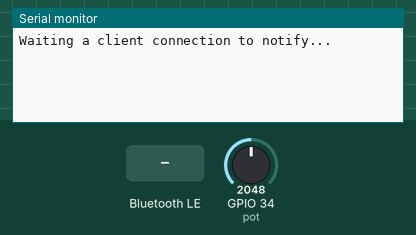
This sketch was run on a simulated ESP32. Parts: the last lines printed to the serial monitor. Inputs (shaded band) come from the test bench; at power-on: GPIO 34 (pot) = 2048. Nothing arrives over Bluetooth unless stated; a phone connects over Bluetooth LE 3 s after start.

Above: at 1.2 s.
1.3 s: Bluetooth LE write "1" received
At 2.5 s:
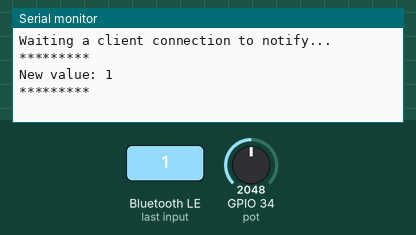
2.8 s: Bluetooth LE write "0" received
At 2.98 s:
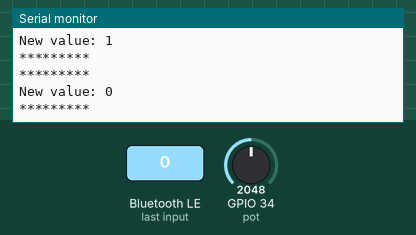

The sketch:

ble_gatt_server.ino
```cpp
/*
    Video: https://www.youtube.com/watch?v=oCMOYS71NIU
    Based on Neil Kolban example for IDF: https://github.com/nkolban/esp32-snippets/blob/master/cpp_utils/tests/BLE%20Tests/SampleNotify.cpp
    Ported to Arduino ESP32 by Evandro Copercini
    updated by chegewara

   Create a BLE server that, once we receive a connection, will send periodic notifications.
   The service advertises itself as: 4fafc201-1fb5-459e-8fcc-c5c9c331914b
   And has a characteristic of: beb5483e-36e1-4688-b7f5-ea07361b26a8

   The design of creating the BLE server is:
   1. Create a BLE Server
   2. Create a BLE Service
   3. Create a BLE Characteristic on the Service
   4. Create a BLE Descriptor on the characteristic
   5. Start the service.
   6. Start advertising.

   A connect hander associated with the server starts a background task that performs notification
   every couple of seconds.
*/
#include <BLEDevice.h>
#include <BLEServer.h>
#include <BLEUtils.h>
#include <BLE2902.h>

BLEServer* pServer = NULL;
BLECharacteristic* pCharacteristic = NULL;
bool deviceConnected = false;
bool oldDeviceConnected = false;
uint32_t value = 115;

// See the following for generating UUIDs:
// https://www.uuidgenerator.net/

#define SERVICE_UUID        "4fafc201-1fb5-459e-8fcc-c5c9c331914b"
#define CHARACTERISTIC_UUID "beb5483e-36e1-4688-b7f5-ea07361b26a8"

class MyServerCallbacks: public BLEServerCallbacks {
    void onConnect(BLEServer* pServer) {
      deviceConnected = true;
      Serial.println("Device connected!");
    };

    void onDisconnect(BLEServer* pServer) {
      deviceConnected = false;
      Serial.println("Device disconnected!");
    }

};

class MyCallbacks: public BLECharacteristicCallbacks {
    void onWrite(BLECharacteristic *pCharacteristic) {
      std::string value = pCharacteristic->getValue();

      if (value.length() > 0) {
        Serial.println("*********");
        Serial.print("New value: ");
        for (int i = 0; i < value.length(); i++)
          Serial.print(value[i]);

        Serial.println();
        Serial.println("*********");
      }
    }
};

void setup() {
  Serial.begin(115200);

  // Create the BLE Device
  BLEDevice::init("ESP32");

  // Create the BLE Server
  pServer = BLEDevice::createServer();
  pServer->setCallbacks(new MyServerCallbacks());

  // Create the BLE Service
  BLEService *pService = pServer->createService(SERVICE_UUID);

  // Create a BLE Characteristic
  pCharacteristic = pService->createCharacteristic(
                      CHARACTERISTIC_UUID,
                      BLECharacteristic::PROPERTY_READ   |
                      BLECharacteristic::PROPERTY_WRITE  |
                      BLECharacteristic::PROPERTY_NOTIFY |
                      BLECharacteristic::PROPERTY_INDICATE
                    );

  // https://www.bluetooth.com/specifications/gatt/viewer?attributeXmlFile=org.bluetooth.descriptor.gatt.client_characteristic_configuration.xml
  // Create a BLE Descriptor
  pCharacteristic->addDescriptor(new BLE2902());
  pCharacteristic->setCallbacks(new MyCallbacks());
  pCharacteristic->setValue("Hello World");

  // Start the service
  pService->start();

  // Start advertising
  BLEAdvertising *pAdvertising = BLEDevice::getAdvertising();
  pAdvertising->addServiceUUID(SERVICE_UUID);
  pAdvertising->setScanResponse(false);
  pAdvertising->setMinPreferred(0x0);  // set value to 0x00 to not advertise this parameter
  BLEDevice::startAdvertising();
  Serial.println("Waiting a client connection to notify...");
}

void loop() {
  // notify changed value
  if (deviceConnected) {
    int  potValue = analogRead(34); // read pot to test a variable input
    uint8_t mapValue = map(potValue, 0, 4096, 0, 254);
    pCharacteristic->setValue((uint8_t*)&mapValue, 4);
    pCharacteristic->notify();
    value++;
    delay(3); // bluetooth stack will go into congestion, if too many packets are sent, in 6 hours test i was able to go as low as 3ms
  }
  // disconnecting
  if (!deviceConnected && oldDeviceConnected) {
    delay(500); // give the bluetooth stack the chance to get things ready
    pServer->startAdvertising(); // restart advertising
    Serial.println("start advertising");
    oldDeviceConnected = deviceConnected;
  }
  // connecting
  if (deviceConnected && !oldDeviceConnected) {
    // do stuff here on connecting
    oldDeviceConnected = deviceConnected;
  }
}
```

Measured:
- after the input at 1.3 s, the serial monitor: prints a new line after 0.05 s (image 1)
- after the input at 2.8 s, the serial monitor: prints a new line after 0.05 s (image 2)
